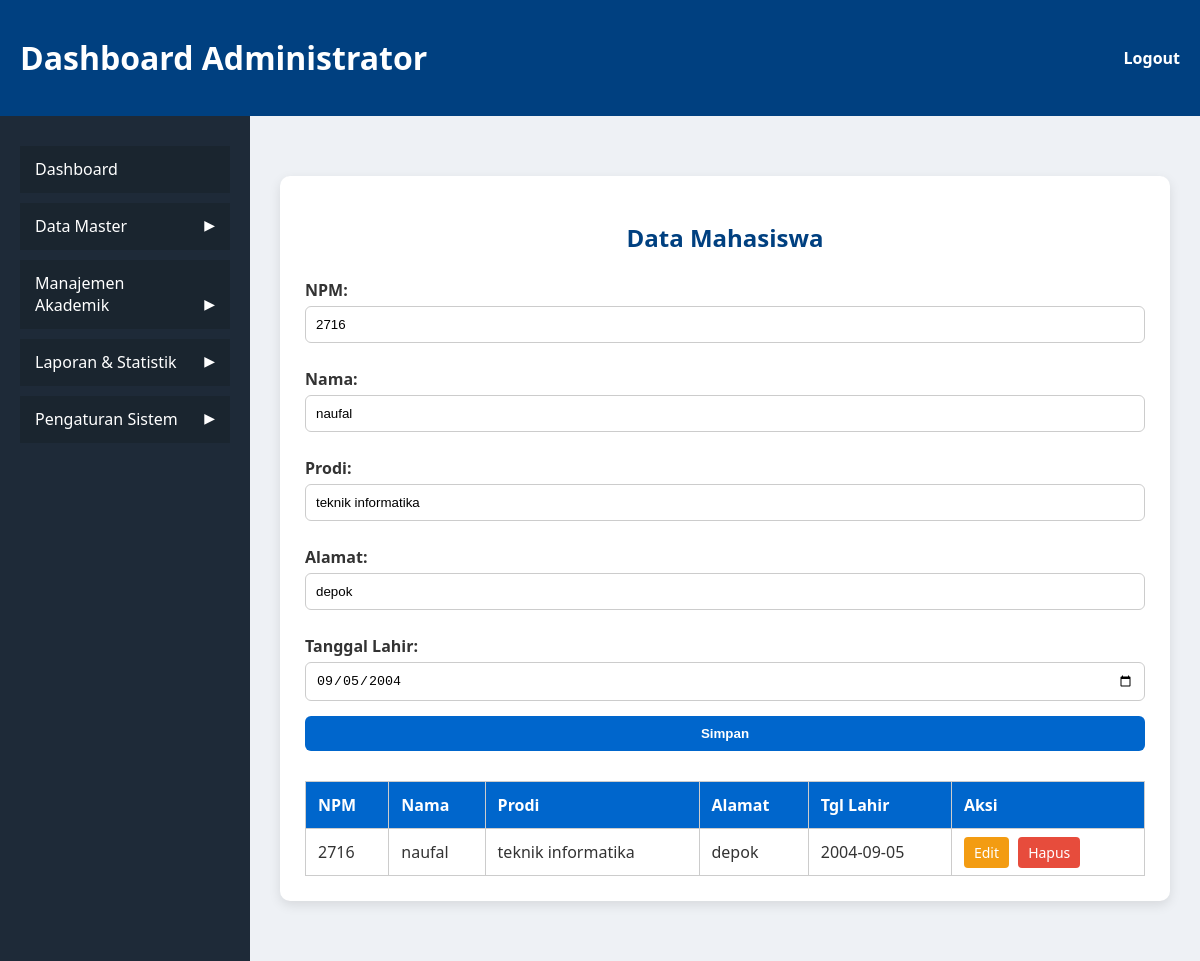
Page /pages/admin/mahasiswa.php?edit=2716 (signed in) on the committed database.
### tables this page shows
CREATE TABLE IF NOT EXISTS `mahasiswa` (
  `npm` varchar(15) NOT NULL,
  `nama` varchar(100) DEFAULT NULL,
  `tgl_lahir` date DEFAULT NULL,
  `alamat` text DEFAULT NULL,
  `jenis_kelamin` enum('L','P') DEFAULT NULL,
  `prodi` varchar(100) DEFAULT NULL,
  `foto` varchar(255) DEFAULT NULL,
  PRIMARY KEY (`npm`)
);

### pages/admin/mahasiswa.php (the view, shortened to what this page needs)
<?php
include '../../includes/koneksi.php';
$npm = $nama = $prodi = $alamat = $tgl_lahir = "";
if (isset($_GET['edit'])) {
    $edit_npm = $_GET['edit'];
    $result = mysqli_query($conn, "SELECT * FROM mahasiswa WHERE npm = '$edit_npm' LIMIT 1");
    if ($result && mysqli_num_rows($result) > 0) {
        $row = mysqli_fetch_assoc($result);
        $npm = $row['npm'];
        $nama = $row['nama'];
        $prodi = $row['prodi'];
        $alamat = $row['alamat'];
        $tgl_lahir = $row['tgl_lahir'];
    }
}
?>
<!DOCTYPE html>
<html lang="id">
<head>
    <link rel="stylesheet" href="../../assets/css/dashboard.css">
    <link rel="stylesheet" href="../../assets/css/mahasiswa.css">
</head>
<body>
<header class="sticky-header">
    <h1>Dashboard Administrator</h1>
    <nav>
        <a href="../../auth/logout.php">Logout</a>
    </nav>
</header>
<div class="main-wrapper">
    <aside class="sidebar sticky-sidebar">
        <ul class="sidebar-menu">
            <li class="dashboard"><a href="dashboard.php">Dashboard</a></li>
            <li class="dropdown" onclick="toggleDropdown(this)">
                <span>Data Master</span> <span class="arrow">&#9654;</span>
            </li>
            <li class="dropdown" onclick="toggleDropdown(this)">
                <span>Manajemen Akademik</span> <span class="arrow">&#9654;</span>
            </li>
            <li class="dropdown" onclick="toggleDropdown(this)">
                <span>Laporan & Statistik</span> <span class="arrow">&#9654;</span>
            </li>
            <li class="dropdown" onclick="toggleDropdown(this)">
                <span>Pengaturan Sistem</span> <span class="arrow">&#9654;</span>
            </li>
        </ul>
    </aside>
    <main class="content">
        <div class="container">
            <h2>Data Mahasiswa</h2>
            <form method="post" action="">
                <label>NPM:</label>
                <input type="text" name="npm" value="<?= htmlspecialchars($npm) ?>" <?= isset($_GET['edit']) ? 'readonly' : '' ?> required>
                <label>Nama:</label>
                <input type="text" name="nama" value="<?= htmlspecialchars($nama) ?>" required>
                <label>Prodi:</label>
                <input type="text" name="prodi" value="<?= htmlspecialchars($prodi) ?>" required>
                <label>Alamat:</label>
                <input type="text" name="alamat" value="<?= htmlspecialchars($alamat) ?>" required>
                <label>Tanggal Lahir:</label>
                <input type="date" name="tgl_lahir" value="<?= htmlspecialchars($tgl_lahir) ?>" required>
                <button type="submit" name="simpan">Simpan</button>
            </form>
            <table>
                <thead>
                    <tr>
                        <th>NPM</th>
                        <th>Nama</th>
                        <th>Prodi</th>
                        <th>Alamat</th>
                        <th>Tgl Lahir</th>
                        <th>Aksi</th>
                    </tr>
                </thead>
                <tbody>
                    <?php
                    $data = mysqli_query($conn, "SELECT * FROM mahasiswa ORDER BY npm ASC");
                    while ($row = mysqli_fetch_assoc($data)) {
                        echo "<tr>
                            <td>{$row['npm']}</td>
                            <td>{$row['nama']}</td>
                            <td>{$row['prodi']}</td>
                            <td>{$row['alamat']}</td>
                            <td>{$row['tgl_lahir']}</td>
                            <td>
                                <a href='?edit={$row['npm']}' class='edit-btn'>Edit</a>
                                <a href='?hapus={$row['npm']}' onclick='return confirm(\"Hapus data ini?\")' class='delete-btn'>Hapus</a>
                            </td>
                        </tr>";
                    }
                    ?>
                </tbody>
            </table>
        </div>
    </main>
</div>
</body>
</html>

### assets/css/dashboard.css (style rules this page uses)
body { margin: 0; font-family: 'Segoe UI', sans-serif; background-color: #1e2a38; color: #333; }
header { background-color: #004080; color: white; padding: 15px 20px; display: flex; justify-content: space-between; align-items: center; }
nav a { color: white; text-decoration: none; font-weight: bold; }
.main-wrapper { display: flex; min-height: 100vh; }
.sidebar { width: 250px; background-color: #1e2a38; color: white; padding: 20px; box-sizing: border-box; overflow-y: auto; flex-shrink: 0; }
.sidebar ul { list-style-type: none; padding-left: 0; }
.sidebar li { margin: 10px 0; }
.sidebar a { color: #ffffff; text-decoration: none; }
.content { flex: 1; padding: 30px; background-color: #eef1f5; overflow-y: auto; }
.sidebar-menu { list-style-type: none; padding: 0; margin: 0; }
.sidebar-menu li { padding: 12px 15px; padding-right: 35px; color: white; background-color: #1a252f; border-bottom: 1px solid #1a252f; cursor: pointer; position: relative; }
.sidebar-menu .arrow { position: absolute; right: 15px; font-size: 14px; transition: transform 0.2s; }
header.sticky-header { position: sticky; top: 0; background-color: #004080; color: white; padding: 15px 20px; display: flex; justify-content: space-between; align-items: center; z-index: 999; }
.sticky-sidebar { position: sticky; top: 70px; height: calc(100vh - 70px); overflow-y: auto; }

### assets/css/mahasiswa.css (style rules this page uses)
.container { max-width: 1000px; margin: 30px auto; background: #ffffff; padding: 25px; border-radius: 10px; box-shadow: 0 4px 12px rgba(0, 0, 0, 0.1); }
.container h2 { text-align: center; color: #004080; margin-bottom: 25px; }
form { margin-bottom: 30px; }
form label { display: block; margin: 10px 0 5px; font-weight: bold; color: #333; }
form input[type="text"], form input[type="date"] { width: 100%; padding: 10px; border-radius: 6px; border: 1px solid #ccc; box-sizing: border-box; margin-bottom: 15px; }
form button { background-color: #0066cc; color: white; border: none; padding: 10px 20px; border-radius: 6px; font-weight: bold; cursor: pointer; width: 100%; }
table { width: 100%; border-collapse: collapse; margin-top: 20px; }
thead { background-color: #0066cc; color: white; }
th, td { padding: 12px; border: 1px solid #ccc; text-align: left; }
.edit-btn, .delete-btn { padding: 6px 10px; border-radius: 4px; color: white; text-decoration: none; font-size: 14px; margin-right: 5px; }
.edit-btn { background-color: #f39c12; }
.delete-btn { background-color: #e74c3c; }

### rows in the picture
mahasiswa: npm "2716", nama "naufal", prodi "teknik informatika", alamat "depok", tgl_lahir "09/05/2004", tgl_lahir "2004-09-05"
